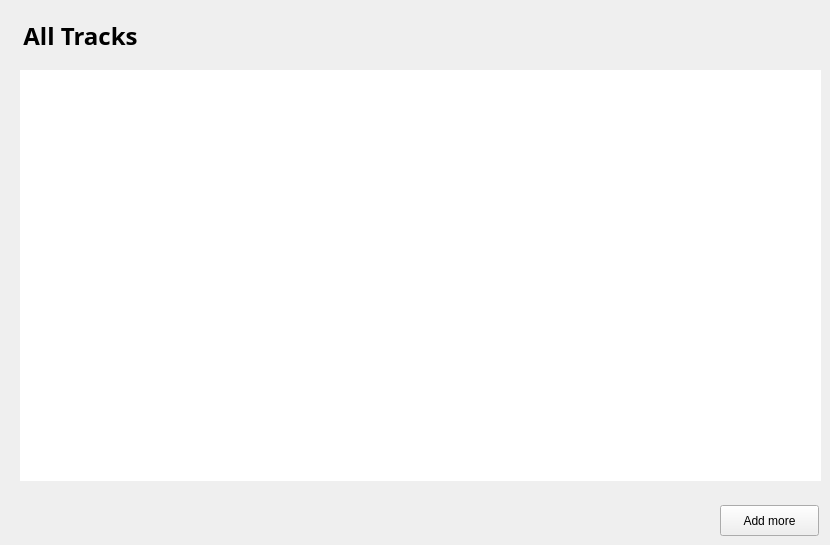
    <widget class="QWidget" name="allTracksPage">
     <widget class="QLabel" name="label_atp_1">
      <property name="geometry">
       <rect>
        <x>20</x>
        <y>20</y>
        <width>121</width>
        <height>31</height>
       </rect>
      </property>
      <property name="font">
       <font>
        <family>Work Sans</family>
        <pointsize>18</pointsize>
        <bold>true</bold>
       </font>
      </property>
      <property name="text">
       <string>All Tracks</string>
      </property>
      <property name="alignment">
       <set>Qt::AlignCenter</set>
      </property>
     </widget>
     <widget class="QListView" name="allTracksListView">
      <property name="geometry">
       <rect>
        <x>20</x>
        <y>70</y>
        <width>801</width>
        <height>411</height>
       </rect>
      </property>
      <property name="styleSheet">
       <string notr="true">color: white;
border: 0;</string>
      </property>
      <property name="movement">
       <enum>QListView::Static</enum>
      </property>
      <property name="resizeMode">
       <enum>QListView::Adjust</enum>
      </property>
      <property name="viewMode">
       <enum>QListView::IconMode</enum>
      </property>
      <property name="uniformItemSizes">
       <bool>false</bool>
      </property>
      <property name="wordWrap">
       <bool>true</bool>
      </property>
      <property name="itemAlignment">
       <set>Qt::AlignCenter</set>
      </property>
     </widget>
     <widget class="QPushButton" name="addButton_atp">
      <property name="geometry">
       <rect>
        <x>720</x>
        <y>505</y>
        <width>99</width>
        <height>31</height>
       </rect>
      </property>
      <property name="styleSheet">
       <string notr="true"/>
      </property>
      <property name="text">
       <string>Add more</string>
      </property>
     </widget>
    </widget>
